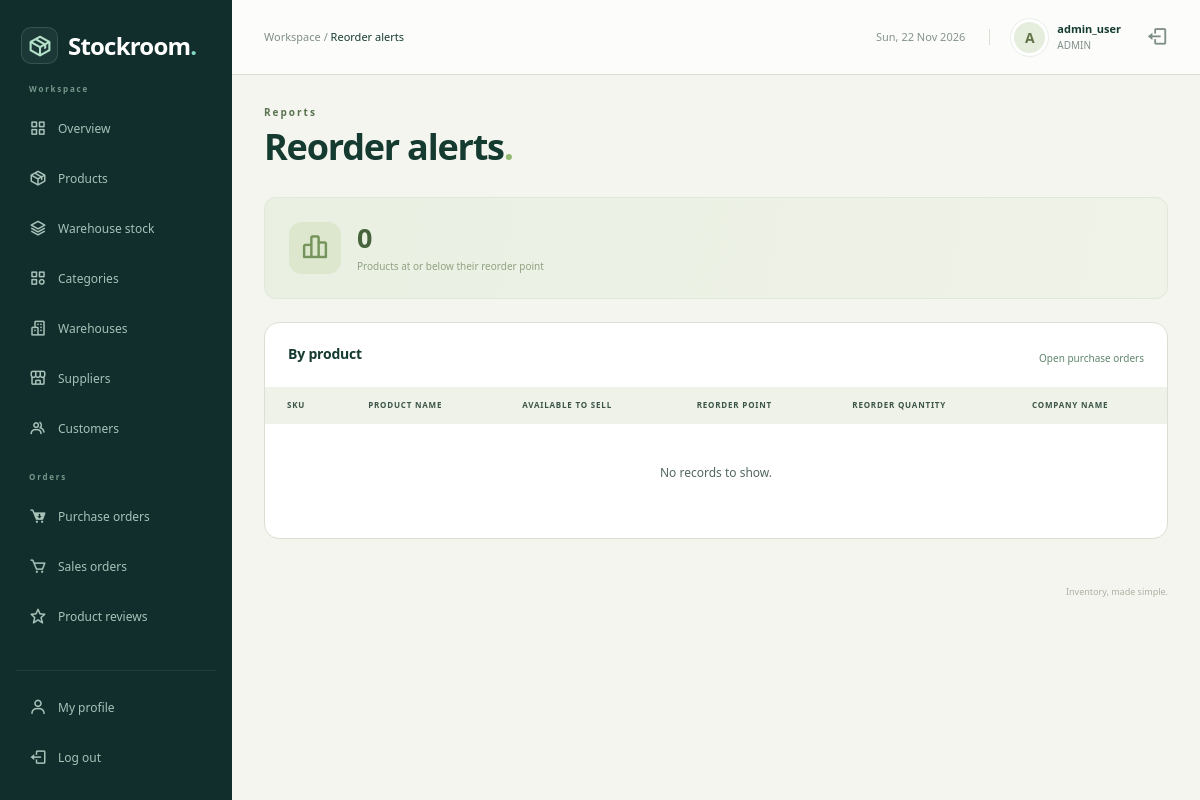
The page /admin/reorder_alerts.php (signed in) on the database its author committed.
### tables this page shows
CREATE TABLE `users` (
  `user_id` int NOT NULL,
  `username` varchar(50) NOT NULL,
  `email` varchar(100) NOT NULL,
  `password_hash` varchar(255) NOT NULL,
  `role` enum('ADMIN','MANAGER','STAFF','CUSTOMER') NOT NULL DEFAULT 'STAFF',
  `customer_id` int DEFAULT NULL,
  `is_active` tinyint(1) NOT NULL DEFAULT '1',
  `created_at` timestamp NULL DEFAULT CURRENT_TIMESTAMP
);

### admin/reorder_alerts.php (called while the page is built, shortened)
<?php
$pageTitle = 'Reorder alerts';
require_once __DIR__ . '/../includes/auth.php';
include '../includes/workspace.php';
include '../templates/reorder_alerts.php';
include '../includes/end.php';

### includes/auth.php (called while the page is built, shortened)
<?php
require_once __DIR__ . '/../config/db.php';
$user_id = (int) $_SESSION['user_id'];
$sql = "SELECT user_id, username, role, customer_id FROM users WHERE user_id=$user_id AND is_active=1";
$users = mysqli_query($conn, $sql);
$account = mysqli_fetch_assoc($users);

### includes/profile_data.php (called while the page is built, shortened)
<?php
function profile_ensure_table($conn)
{
    $ready = false;
    $found = mysqli_query($conn, "SHOW TABLES LIKE 'user_profiles'");
    if ($found) {
        if (mysqli_num_rows($found) > 0) {
            $ready = true;
        }
    }
    return $ready;
}
function profile_header_info($conn, $user_id)
{
    $info = array('name' => '', 'avatar' => '');
    if (profile_ensure_table($conn) == false) {
        return $info;
    }
    $rows = db_rows($conn, 'SELECT full_name, avatar FROM user_profiles WHERE user_id=' . (int) $user_id);
    return $info;
}
function profile_avatar_url($stored, $prefix = '')
{
    $stored = trim((string) $stored);
    if ($stored == '') {
        return '';
    }
    return $prefix . 'uploads/avatars/' . rawurlencode($stored);
}

### includes/helpers.php (called while the page is built, shortened)
<?php
if (function_exists('db_rows') == false) {
    function db_rows($conn, $sql)
    {
        $rows = array();
        $result = mysqli_query($conn, $sql);
        return $rows;
    }
}

### templates/reorder_alerts.php (the view, shortened to what this page needs)
<div class="records-banner"><span class="records-banner-icon"><i class="bx bx-bar-chart-alt-2"></i></span><div><strong><?php echo $rows->num_rows; ?></strong><span>Products at or below their reorder point</span></div></div>
<section class="surface records-surface"><div class="section-heading"><h2>By product</h2><a class="text-link" href="purchase_orders.php">Open purchase orders</a></div>
<div class="table-responsive"><table class="table inventory-table records-table">
<thead><tr><th>Sku</th><th>Product name</th><th>Available to sell</th><th>Reorder point</th><th>Reorder quantity</th><th>Company name</th></tr></thead>
</table></div>
<?php if ($rows->num_rows == 0) { ?><p class="empty-state">No records to show.</p><?php } ?>
</section>

### includes/topbar.php (shortened to what this page needs)
<?php
require_once __DIR__ . '/profile_data.php';
$topbar_profile = profile_header_info($conn, (int) $account['user_id']);
$topbar_name = $account['username'];
$topbar_avatar = profile_avatar_url($topbar_profile['avatar'], '../');
?>
<header class="topbar">
    <div class="d-flex align-items-center gap-3">
        <span class="breadcrumb-label">Workspace / <strong><?php echo htmlspecialchars($pageTitle); ?></strong></span>
    </div>
    <div class="topbar-account">
        <span class="topbar-date"><?php echo date('D, d M Y'); ?></span>
        <a class="account-link" href="profile.php" title="My profile">
            <?php if ($topbar_avatar != '') { ?>
            <img class="avatar" style="object-fit:cover" src="<?php echo htmlspecialchars($topbar_avatar); ?>" alt="">
            <?php } else { ?>
            <span class="avatar"><?php echo htmlspecialchars(substr($topbar_name, 0, 1)); ?></span>
            <?php } ?>
            <div><strong><?php echo htmlspecialchars($topbar_name); ?></strong><small><?php echo htmlspecialchars($account['role']); ?></small></div>
        </a>
        <a href="logout.php" class="topbar-logout" aria-label="Log out"><i class="bx bx-log-out" aria-hidden="true"></i></a>
    </div>
</header>

### assets/css/admin.css (style rules this page uses)
:root { --navy: #142c38; --teal: #137e73; --ink: #213640; --muted: #74818b; --line: #e7ecef; }
* { box-sizing: border-box; }
body { margin: 0; font-family: 'Segoe UI', Arial, sans-serif; font-size: 14px; color: var(--ink); background: #f5f7f9; }
a { text-decoration: none; }
button, a, input { -webkit-tap-highlight-color: transparent; }
.topbar { height: 82px; margin-left: 240px; padding: 0 38px; background: #fff; border-bottom: 1px solid var(--line); display: flex; align-items: center; justify-content: space-between; gap: 15px; }
.breadcrumb-label { color: var(--muted); font-size: 13px; }
.breadcrumb-label strong { color: var(--ink); font-weight: 500; }
.topbar-account { display: flex; align-items: center; gap: 11px; }
.topbar-account strong { display: block; font-weight: 600; font-size: 13px; }
.topbar-account small { color: var(--muted); font-size: 11px; display: block; }
.avatar { display: inline-grid; place-items: center; width: 37px; height: 37px; border-radius: 50%; background: #e2f1eb; color: #287864; font-weight: 700; text-transform: uppercase; }
.topbar-logout { color: var(--muted); font-size: 22px; margin-left: 14px; }
.inventory-table { font-size: 12px; margin-bottom: 0; }
.inventory-table thead th { color: #7c8991; font-size: 10px; text-transform: uppercase; letter-spacing: .6px; font-weight: 600; background: #fafbfc; padding: 13px 22px; border-color: var(--line); white-space: nowrap; }

### assets/css/dashboard.css (style rules this page uses)
.workspace-page { --navy: #112e2d; --teal: #278575; --ink: #243c39; --muted: #7f8d89; --line: #e6ebe7; background: #f5f6f3; }
.workspace-page .topbar { margin-left: 232px; height: 75px; padding: 0 32px; background: #ffffffc9; }
.workspace-page .breadcrumb-label { font-size: 11px; }
.topbar-date { color: #83938a; font-size: 11px; padding-right: 24px; border-right: 1px solid var(--line); margin-right: 10px; }
.account-link { display: flex; gap: 9px; align-items: center; color: var(--ink); }
.workspace-page .avatar { background: #e5eddd; color: #617447; border: 3px solid #fff; outline: 1px solid #e9eee7; }
.workspace-page .topbar-account strong { font-size: 11px; }
.workspace-page .topbar-account small { font-size: 10px; }
.surface { background: #fff; border: 1px solid var(--line); border-radius: 12px; min-width: 0; }
.section-heading { display: flex; align-items: center; justify-content: space-between; gap: 15px; padding: 23px 23px 17px; }
.section-heading h2 { font-size: 14px; font-weight: 650; margin: 0 0 7px; letter-spacing: -.2px; }
.text-link { color: #60866d; font-size: 10px; white-space: nowrap; background: none; border: 0; padding: 0; }
.workspace-page .inventory-table { font-size: 10px; }
.workspace-page .inventory-table thead th { background: #f8faf6; color: #9aa593; border-color: #edf0e9; font-size: 8px; padding: 12px 22px; letter-spacing: .8px; }
.empty-state { padding: 40px 24px !important; text-align: center; font-size: 12px; color: #84977b; }
.records-banner { display: flex; align-items: center; gap: 16px; background: linear-gradient(100deg,#e9f0e2,#f0f3e8); border: 1px solid #e0e8d7; border-radius: 12px; padding: 24px; margin-bottom: 23px; }
.records-banner-icon { display: grid; place-items: center; width: 52px; height: 52px; border-radius: 13px; background: #dce7ce; font-size: 29px; color: #75945b; }
.records-banner strong { display: block; font-size: 27px; line-height: 1.2; font-weight: 600; color: #46633c; }
.records-banner div > span { display: block; font-size: 10px; color: #91a180; margin-top: 5px; }
.records-table { min-width: 700px; }
.workspace-page .records-table th { font-size: 9px; }
.workspace-page .records-table { width: max-content; min-width: 100%; }
.workspace-page .table-responsive { position: relative; }

### assets/css/modules.css (style rules this page uses)
.records-surface { margin-bottom: 1.5rem; }
.empty-state { padding:1rem 1.4rem;color:#52665d; }
.workspace-page { --ink: #153a30; --line: #d9dfd3; background: #f4f5ef; }
.workspace-page .records-surface { border-radius: 15px; border: 1px solid var(--line); overflow: hidden; }
.workspace-page .records-table thead th { background: #eef2e8; color: #3c5447; }

### rows shown on the page
users: username "A", username "admin_user", role "ADMIN"

### other values the page prints
$pageTitle "Reorder alerts"
$section "Reports"
$rows->num_rows "0"
